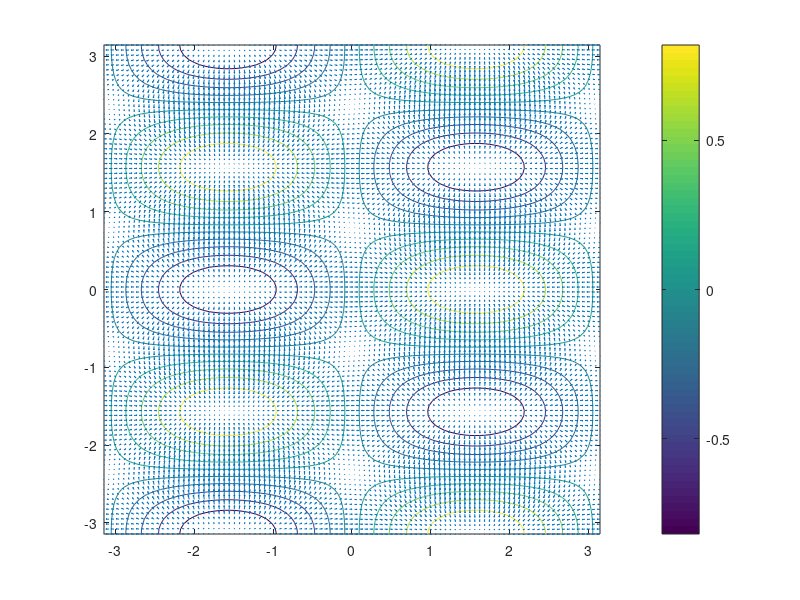
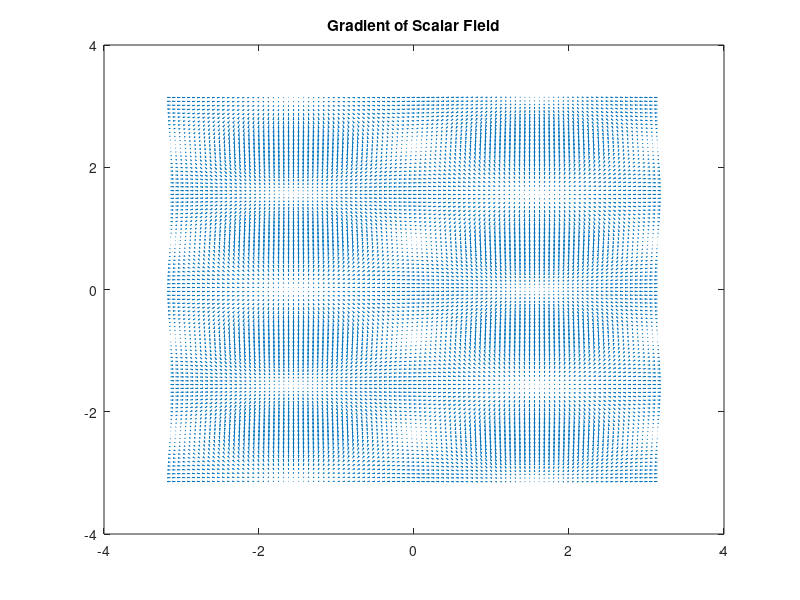

Write MATLAB code to recreate these figures, in order.
% 🌟✨🖥️ MATLAB Code by Seyed Mohammad Sajadi 🖥️✨🌟
% Student Number: 402448040

% Define the function
f = @(x, y) sin(x) .* cos(2*y);

% Generate x and y values
x = linspace(-pi, pi, 100);
y = linspace(-pi, pi, 100);

% Create a meshgrid from x and y
[x, y] = meshgrid(x, y);

% Evaluate the function at each point in the meshgrid
z = f(x, y);

[px,py] = gradient(z);

figure
contour(x,y,z)
hold on
quiver(x,y,px,py)
hold off

colorbar

%%
% Define the scalar function
f = @(x, y) sin(x) .* cos(2*y);

% Define the grid
x = linspace(-pi, pi, 100);
y = linspace(-pi, pi, 100);
[X, Y] = meshgrid(x, y);

% Compute the gradient of the scalar field
[grad_x, grad_y] = gradient(f(X, Y), x, y);

% Plot the vector field and its curl
figure;

% Plot the vector field
quiver(X, Y, grad_x, grad_y, 'AutoScale', 'on');
title('Gradient of Scalar Field');

